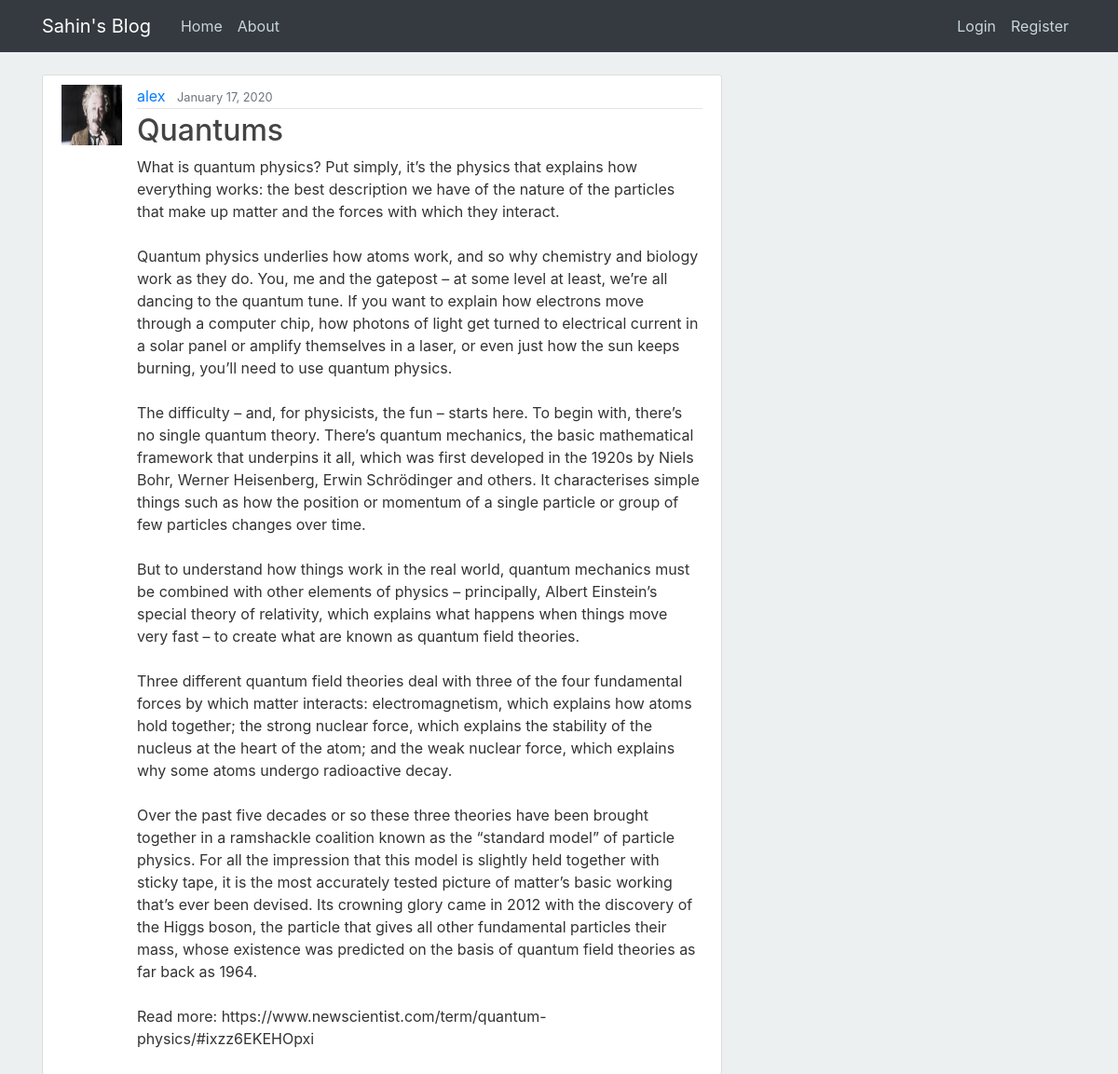
Page /post/6/ on the committed database.
### blog/models.py (models this page shows, shortened)
class Post(models.Model):
	title=models.CharField(max_length=100)
	content=models.TextField()
	date_posted=models.DateTimeField(default=timezone.now)
	author=models.ForeignKey(User,on_delete=models.CASCADE)

### users/models.py (models this page shows, shortened)
class Profile(models.Model):
	user=models.OneToOneField(User, on_delete= models.CASCADE)
	image=models.ImageField(default='default.jpg', upload_to='profile_pics')

### blog/views.py (the view)
# urls.py: path('post/<int:pk>/', PostDetailView.as_view(), name='post-detail'),
class PostDetailView(DetailView):
	model=Post

### blog/templates/blog/post_detail.html (shortened to what this page needs)
{% extends "blog/base.html" %}
{%block content%}
  <article class="media content-section">
      <img class="rounded- circle article-img" src="{{post.author.profile.image.url}}">
      <div class="media-body">
        <div class="article-metadata">
          <a class="mr-2" href="#">{{ object.author }}</a>
          <small class="text-muted">{{ object.date_posted |date:"F d, Y" }}</small>
        </div>
        <h2><a class="article-title" href="{% url  'post-update' post.id %}">{{ object.title }}</a></h2>
        <p class="article-content">{{ object.content }}</p>
      </div>
  </article>
{%endblock content%}

### blog/static/blog/main.css (style rules this page uses)
body { background: #edf0f1; color: #333333; margin-top: 5rem; }
.content-section { background: #ffffff; padding: 10px 20px; border: 1px solid #dddddd; border-radius: 3px; margin-bottom: 20px; }
.article-title { color: #444444; }
.article-content { white-space: pre-line; }
.article-img { height: 65px; width: 65px; margin-right: 16px; }
.article-metadata { padding-bottom: 1px; margin-bottom: 4px; border-bottom: 1px solid #e3e3e3; }

### rows in the picture
Post: author.profile.image (picture), author "alex", date_posted "January 17, 2020", title "Quantums", content "What is quantum physics? Put simply, it’s the physics that explains how everything works: the best description we have of the nature of the particles that make up matter and the forces with which they interact. Quantum physics underlies how atoms work, and so why chemistry and biology work as they do. You, me and the gatepost – at some level at least, we’re all dancing to the quantum tune. If you want to explain how electrons move through a computer chip, how photons of light get turned to electrical current in a solar panel or amplify themselves in a laser, or even just how the sun keeps burning, you’ll need to use quantum physics. The difficulty – and, for physicists, the fun – starts…"
